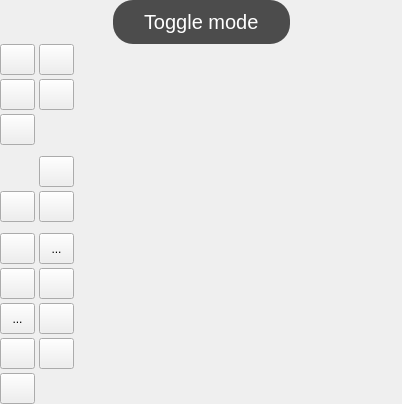
<?xml version="1.0" encoding="UTF-8"?>
<ui version="4.0">
 <class>partMainVisualizer</class>
 <widget class="QWidget" name="partMainVisualizer">
  <property name="geometry">
   <rect>
    <x>0</x>
    <y>0</y>
    <width>402</width>
    <height>384</height>
   </rect>
  </property>
  <property name="sizePolicy">
   <sizepolicy hsizetype="Preferred" vsizetype="Preferred">
    <horstretch>0</horstretch>
    <verstretch>0</verstretch>
   </sizepolicy>
  </property>
  <property name="windowTitle">
   <string>Form</string>
  </property>
  <property name="autoFillBackground">
   <bool>true</bool>
  </property>
  <property name="styleSheet">
   <string notr="true"/>
  </property>
  <layout class="QVBoxLayout" name="verticalLayout">
   <property name="spacing">
    <number>0</number>
   </property>
   <property name="leftMargin">
    <number>0</number>
   </property>
   <property name="topMargin">
    <number>0</number>
   </property>
   <property name="rightMargin">
    <number>0</number>
   </property>
   <property name="bottomMargin">
    <number>0</number>
   </property>
   <item>
    <widget class="GLContainer" name="visualizer" native="true">
     <property name="sizePolicy">
      <sizepolicy hsizetype="Preferred" vsizetype="Expanding">
       <horstretch>0</horstretch>
       <verstretch>0</verstretch>
      </sizepolicy>
     </property>
    </widget>
   </item>
   <item>
    <widget class="QWidget" name="info" native="true">
     <property name="sizePolicy">
      <sizepolicy hsizetype="Preferred" vsizetype="Expanding">
       <horstretch>0</horstretch>
       <verstretch>0</verstretch>
      </sizepolicy>
     </property>
     <property name="minimumSize">
      <size>
       <width>0</width>
       <height>44</height>
      </size>
     </property>
     <property name="maximumSize">
      <size>
       <width>16777215</width>
       <height>70</height>
      </size>
     </property>
     <property name="styleSheet">
      <string notr="true">QLabel#lblInfo {
        background-color: rgba(30, 30, 30, 200);
        color: white;
        padding: 8px 26px 8px 26px;
        font-size: 20px;
        border-radius: 20px;
}
</string>
     </property>
     <layout class="QHBoxLayout" name="horizontalLayout">
      <property name="spacing">
       <number>0</number>
      </property>
      <property name="leftMargin">
       <number>0</number>
      </property>
      <property name="topMargin">
       <number>0</number>
      </property>
      <property name="rightMargin">
       <number>0</number>
      </property>
      <property name="bottomMargin">
       <number>0</number>
      </property>
      <item>
       <spacer name="horizontalSpacer">
        <property name="orientation">
         <enum>Qt::Orientation::Horizontal</enum>
        </property>
        <property name="sizeHint" stdset="0">
         <size>
          <width>98</width>
          <height>19</height>
         </size>
        </property>
       </spacer>
      </item>
      <item>
       <widget class="QLabel" name="lblInfo">
        <property name="sizePolicy">
         <sizepolicy hsizetype="Preferred" vsizetype="Expanding">
          <horstretch>0</horstretch>
          <verstretch>0</verstretch>
         </sizepolicy>
        </property>
        <property name="maximumSize">
         <size>
          <width>16777215</width>
          <height>100</height>
         </size>
        </property>
        <property name="styleSheet">
         <string notr="true"/>
        </property>
        <property name="text">
         <string>Toggle mode</string>
        </property>
        <property name="textFormat">
         <enum>Qt::TextFormat::PlainText</enum>
        </property>
       </widget>
      </item>
      <item>
       <spacer name="horizontalSpacer_2">
        <property name="orientation">
         <enum>Qt::Orientation::Horizontal</enum>
        </property>
        <property name="sizeHint" stdset="0">
         <size>
          <width>98</width>
          <height>19</height>
         </size>
        </property>
       </spacer>
      </item>
     </layout>
    </widget>
   </item>
   <item>
    <widget class="QWidget" name="buttons" native="true">
     <property name="sizePolicy">
      <sizepolicy hsizetype="Preferred" vsizetype="Fixed">
       <horstretch>0</horstretch>
       <verstretch>0</verstretch>
      </sizepolicy>
     </property>
     <property name="minimumSize">
      <size>
       <width>75</width>
       <height>0</height>
      </size>
     </property>
     <property name="maximumSize">
      <size>
       <width>70</width>
       <height>5000</height>
      </size>
     </property>
     <property name="baseSize">
      <size>
       <width>70</width>
       <height>140</height>
      </size>
     </property>
     <property name="styleSheet">
      <string notr="true"/>
     </property>
     <layout class="QGridLayout" name="gridLayout">
      <property name="leftMargin">
       <number>0</number>
      </property>
      <property name="topMargin">
       <number>0</number>
      </property>
      <property name="rightMargin">
       <number>0</number>
      </property>
      <property name="bottomMargin">
       <number>0</number>
      </property>
      <property name="spacing">
       <number>4</number>
      </property>
      <item row="9" column="0">
       <widget class="StyledToolButton" name="cmdToggleTool">
        <property name="minimumSize">
         <size>
          <width>35</width>
          <height>31</height>
         </size>
        </property>
        <property name="maximumSize">
         <size>
          <width>35</width>
          <height>31</height>
         </size>
        </property>
        <property name="toolTip">
         <string>Toggle tool</string>
        </property>
        <property name="icon">
         <iconset resource="../../../resources/images.qrc">
          <normaloff>:/images/visualizer_tool.png</normaloff>:/images/visualizer_tool.png</iconset>
        </property>
        <property name="iconSize">
         <size>
          <width>24</width>
          <height>24</height>
         </size>
        </property>
        <property name="invertedDartThemeIconColors" stdset="0">
         <bool>true</bool>
        </property>
        <property name="imagePadding" stdset="0">
         <number>2</number>
        </property>
       </widget>
      </item>
      <item row="5" column="1">
       <widget class="StyledToolButton" name="cmd2d">
        <property name="minimumSize">
         <size>
          <width>35</width>
          <height>31</height>
         </size>
        </property>
        <property name="maximumSize">
         <size>
          <width>35</width>
          <height>31</height>
         </size>
        </property>
        <property name="toolTip">
         <string>Show 2D view (from top)</string>
        </property>
        <property name="icon">
         <iconset resource="../../../resources/images.qrc">
          <normaloff>:/images/visualizer_2d.png</normaloff>:/images/visualizer_2d.png</iconset>
        </property>
        <property name="iconSize">
         <size>
          <width>24</width>
          <height>24</height>
         </size>
        </property>
        <property name="invertedDartThemeIconColors" stdset="0">
         <bool>true</bool>
        </property>
        <property name="imagePadding" stdset="0">
         <number>2</number>
        </property>
       </widget>
      </item>
      <item row="10" column="1">
       <widget class="StyledToolButton" name="cmdToggleHeightmapPreview">
        <property name="minimumSize">
         <size>
          <width>35</width>
          <height>31</height>
         </size>
        </property>
        <property name="maximumSize">
         <size>
          <width>35</width>
          <height>31</height>
         </size>
        </property>
        <property name="toolTip">
         <string>Toggle G-Code preview with heightmap applied</string>
        </property>
        <property name="icon">
         <iconset resource="../../../resources/images.qrc">
          <normaloff>:/images/visualizer_heightmap.png</normaloff>:/images/visualizer_heightmap.png</iconset>
        </property>
        <property name="iconSize">
         <size>
          <width>24</width>
          <height>24</height>
         </size>
        </property>
        <property name="invertedDartThemeIconColors" stdset="0">
         <bool>true</bool>
        </property>
        <property name="imagePadding" stdset="0">
         <number>2</number>
        </property>
       </widget>
      </item>
      <item row="0" column="1">
       <widget class="StyledToolButton" name="cmdFront">
        <property name="minimumSize">
         <size>
          <width>35</width>
          <height>31</height>
         </size>
        </property>
        <property name="maximumSize">
         <size>
          <width>35</width>
          <height>31</height>
         </size>
        </property>
        <property name="toolTip">
         <string>Front view</string>
        </property>
        <property name="text">
         <string/>
        </property>
        <property name="icon">
         <iconset resource="../../../resources/images.qrc">
          <normaloff>:/images/visualizer_front.png</normaloff>:/images/visualizer_front.png</iconset>
        </property>
        <property name="iconSize">
         <size>
          <width>24</width>
          <height>24</height>
         </size>
        </property>
        <property name="invertedDartThemeIconColors" stdset="0">
         <bool>true</bool>
        </property>
        <property name="imagePadding" stdset="0">
         <number>2</number>
        </property>
       </widget>
      </item>
      <item row="1" column="0">
       <widget class="StyledToolButton" name="cmdLeft">
        <property name="minimumSize">
         <size>
          <width>35</width>
          <height>31</height>
         </size>
        </property>
        <property name="maximumSize">
         <size>
          <width>35</width>
          <height>31</height>
         </size>
        </property>
        <property name="toolTip">
         <string>Left view</string>
        </property>
        <property name="icon">
         <iconset resource="../../../resources/images.qrc">
          <normaloff>:/images/visualizer_front.png</normaloff>:/images/visualizer_front.png</iconset>
        </property>
        <property name="iconSize">
         <size>
          <width>24</width>
          <height>24</height>
         </size>
        </property>
        <property name="invertedDartThemeIconColors" stdset="0">
         <bool>true</bool>
        </property>
        <property name="imagePadding" stdset="0">
         <number>2</number>
        </property>
       </widget>
      </item>
      <item row="4" column="0" colspan="2">
       <widget class="QWidget" name="line2" native="true">
        <property name="sizePolicy">
         <sizepolicy hsizetype="Preferred" vsizetype="Preferred">
          <horstretch>0</horstretch>
          <verstretch>0</verstretch>
         </sizepolicy>
        </property>
        <property name="minimumSize">
         <size>
          <width>0</width>
          <height>3</height>
         </size>
        </property>
        <property name="maximumSize">
         <size>
          <width>16777215</width>
          <height>3</height>
         </size>
        </property>
       </widget>
      </item>
      <item row="0" column="0">
       <widget class="StyledToolButton" name="cmdTop">
        <property name="minimumSize">
         <size>
          <width>35</width>
          <height>31</height>
         </size>
        </property>
        <property name="maximumSize">
         <size>
          <width>35</width>
          <height>31</height>
         </size>
        </property>
        <property name="toolTip">
         <string>Top view</string>
        </property>
        <property name="text">
         <string/>
        </property>
        <property name="icon">
         <iconset resource="../../../resources/images.qrc">
          <normaloff>:/images/visualizer_top.png</normaloff>:/images/visualizer_top.png</iconset>
        </property>
        <property name="iconSize">
         <size>
          <width>24</width>
          <height>24</height>
         </size>
        </property>
        <property name="invertedDartThemeIconColors" stdset="0">
         <bool>true</bool>
        </property>
        <property name="imagePadding" stdset="0">
         <number>2</number>
        </property>
       </widget>
      </item>
      <item row="1" column="1">
       <widget class="StyledToolButton" name="cmdRight">
        <property name="minimumSize">
         <size>
          <width>35</width>
          <height>31</height>
         </size>
        </property>
        <property name="maximumSize">
         <size>
          <width>35</width>
          <height>31</height>
         </size>
        </property>
        <property name="toolTip">
         <string>Right view</string>
        </property>
        <property name="text">
         <string/>
        </property>
        <property name="icon">
         <iconset resource="../../../resources/images.qrc">
          <normaloff>:/images/visualizer_left.png</normaloff>:/images/visualizer_left.png</iconset>
        </property>
        <property name="iconSize">
         <size>
          <width>24</width>
          <height>24</height>
         </size>
        </property>
        <property name="invertedDartThemeIconColors" stdset="0">
         <bool>true</bool>
        </property>
        <property name="imagePadding" stdset="0">
         <number>2</number>
        </property>
       </widget>
      </item>
      <item row="7" column="0" colspan="2">
       <widget class="QWidget" name="line1" native="true">
        <property name="sizePolicy">
         <sizepolicy hsizetype="Preferred" vsizetype="Preferred">
          <horstretch>0</horstretch>
          <verstretch>0</verstretch>
         </sizepolicy>
        </property>
        <property name="minimumSize">
         <size>
          <width>0</width>
          <height>3</height>
         </size>
        </property>
        <property name="maximumSize">
         <size>
          <width>16777215</width>
          <height>3</height>
         </size>
        </property>
       </widget>
      </item>
      <item row="6" column="0">
       <widget class="StyledToolButton" name="cmdFit">
        <property name="minimumSize">
         <size>
          <width>35</width>
          <height>31</height>
         </size>
        </property>
        <property name="maximumSize">
         <size>
          <width>35</width>
          <height>31</height>
         </size>
        </property>
        <property name="toolTip">
         <string>Zoom to fit contents</string>
        </property>
        <property name="text">
         <string/>
        </property>
        <property name="icon">
         <iconset resource="../../../resources/images.qrc">
          <normaloff>:/images/fit_1.png</normaloff>:/images/fit_1.png</iconset>
        </property>
        <property name="iconSize">
         <size>
          <width>24</width>
          <height>24</height>
         </size>
        </property>
        <property name="invertedDartThemeIconColors" stdset="0">
         <bool>true</bool>
        </property>
        <property name="imagePadding" stdset="0">
         <number>2</number>
        </property>
       </widget>
      </item>
      <item row="9" column="1">
       <widget class="StyledToolButton" name="cmdToggleHeightmapMarkers">
        <property name="minimumSize">
         <size>
          <width>35</width>
          <height>31</height>
         </size>
        </property>
        <property name="maximumSize">
         <size>
          <width>35</width>
          <height>31</height>
         </size>
        </property>
        <property name="toolTip">
         <string>Toggle heightmap markers</string>
        </property>
        <property name="icon">
         <iconset resource="../../../resources/images.qrc">
          <normaloff>:/images/visualizer/visualizer_grid_markers.svg</normaloff>:/images/visualizer/visualizer_grid_markers.svg</iconset>
        </property>
        <property name="iconSize">
         <size>
          <width>24</width>
          <height>24</height>
         </size>
        </property>
        <property name="invertedDartThemeIconColors" stdset="0">
         <bool>true</bool>
        </property>
        <property name="imagePadding" stdset="0">
         <number>2</number>
        </property>
       </widget>
      </item>
      <item row="6" column="1">
       <widget class="StyledToolButton" name="cmdToggleProjection">
        <property name="minimumSize">
         <size>
          <width>35</width>
          <height>31</height>
         </size>
        </property>
        <property name="maximumSize">
         <size>
          <width>35</width>
          <height>31</height>
         </size>
        </property>
        <property name="toolTip">
         <string>Toggle perspective/orthographic projection</string>
        </property>
        <property name="text">
         <string/>
        </property>
        <property name="icon">
         <iconset resource="../../../resources/images.qrc">
          <normaloff>:/images/visualizer_toggle_view_mode.png</normaloff>:/images/visualizer_toggle_view_mode.png</iconset>
        </property>
        <property name="iconSize">
         <size>
          <width>24</width>
          <height>24</height>
         </size>
        </property>
        <property name="invertedDartThemeIconColors" stdset="0">
         <bool>true</bool>
        </property>
        <property name="imagePadding" stdset="0">
         <number>2</number>
        </property>
       </widget>
      </item>
      <item row="2" column="0">
       <widget class="StyledToolButton" name="cmdIsometric">
        <property name="minimumSize">
         <size>
          <width>35</width>
          <height>31</height>
         </size>
        </property>
        <property name="maximumSize">
         <size>
          <width>35</width>
          <height>31</height>
         </size>
        </property>
        <property name="toolTip">
         <string>3D View</string>
        </property>
        <property name="text">
         <string/>
        </property>
        <property name="icon">
         <iconset resource="../../../resources/images.qrc">
          <normaloff>:/images/visualizer_isometric.png</normaloff>:/images/visualizer_isometric.png</iconset>
        </property>
        <property name="iconSize">
         <size>
          <width>24</width>
          <height>24</height>
         </size>
        </property>
        <property name="invertedDartThemeIconColors" stdset="0">
         <bool>true</bool>
        </property>
        <property name="imagePadding" stdset="0">
         <number>2</number>
        </property>
       </widget>
      </item>
      <item row="8" column="0">
       <widget class="StyledToolButton" name="cmdToggleCube">
        <property name="minimumSize">
         <size>
          <width>35</width>
          <height>31</height>
         </size>
        </property>
        <property name="maximumSize">
         <size>
          <width>35</width>
          <height>31</height>
         </size>
        </property>
        <property name="toolTip">
         <string>Toggle rotation cube</string>
        </property>
        <property name="text">
         <string/>
        </property>
        <property name="icon">
         <iconset resource="../../../resources/images.qrc">
          <normaloff>:/images/rotation_cube.png</normaloff>:/images/rotation_cube.png</iconset>
        </property>
        <property name="iconSize">
         <size>
          <width>24</width>
          <height>24</height>
         </size>
        </property>
        <property name="invertedDartThemeIconColors" stdset="0">
         <bool>true</bool>
        </property>
        <property name="imagePadding" stdset="0">
         <number>2</number>
        </property>
       </widget>
      </item>
      <item row="8" column="1">
       <widget class="StyledToolButton" name="cmdToggleHeightmap">
        <property name="minimumSize">
         <size>
          <width>35</width>
          <height>31</height>
         </size>
        </property>
        <property name="maximumSize">
         <size>
          <width>35</width>
          <height>31</height>
         </size>
        </property>
        <property name="toolTip">
         <string>Toggle heightmap visibility</string>
        </property>
        <property name="text">
         <string>...</string>
        </property>
        <property name="icon">
         <iconset resource="../../../resources/images.qrc">
          <normaloff>:/images/visualizer_heightmap.png</normaloff>:/images/visualizer_heightmap.png</iconset>
        </property>
        <property name="iconSize">
         <size>
          <width>24</width>
          <height>24</height>
         </size>
        </property>
        <property name="invertedDartThemeIconColors" stdset="0">
         <bool>true</bool>
        </property>
        <property name="imagePadding" stdset="0">
         <number>2</number>
        </property>
       </widget>
      </item>
      <item row="10" column="0">
       <widget class="StyledToolButton" name="cmdToggleOrigin">
        <property name="minimumSize">
         <size>
          <width>35</width>
          <height>31</height>
         </size>
        </property>
        <property name="maximumSize">
         <size>
          <width>35</width>
          <height>31</height>
         </size>
        </property>
        <property name="toolTip">
         <string>Toggle origin</string>
        </property>
        <property name="text">
         <string>...</string>
        </property>
        <property name="icon">
         <iconset resource="../../../resources/images.qrc">
          <normaloff>:/images/visualizer/visualizer_origin.svg</normaloff>:/images/visualizer/visualizer_origin.svg</iconset>
        </property>
        <property name="iconSize">
         <size>
          <width>24</width>
          <height>24</height>
         </size>
        </property>
        <property name="invertedDartThemeIconColors" stdset="0">
         <bool>true</bool>
        </property>
        <property name="imagePadding" stdset="0">
         <number>2</number>
        </property>
       </widget>
      </item>
      <item row="11" column="0">
       <widget class="StyledToolButton" name="cmdToggleBoundingBox">
        <property name="minimumSize">
         <size>
          <width>35</width>
          <height>31</height>
         </size>
        </property>
        <property name="maximumSize">
         <size>
          <width>35</width>
          <height>31</height>
         </size>
        </property>
        <property name="toolTip">
         <string>Toggle bounding box</string>
        </property>
        <property name="icon">
         <iconset resource="../../../resources/images.qrc">
          <normaloff>:/images/visualizer/visualizer_extremes.svg</normaloff>:/images/visualizer/visualizer_extremes.svg</iconset>
        </property>
        <property name="invertedDartThemeIconColors" stdset="0">
         <bool>true</bool>
        </property>
        <property name="customColors" stdset="0">
         <bool>false</bool>
        </property>
        <property name="imagePadding" stdset="0">
         <number>-2</number>
        </property>
       </widget>
      </item>
      <item row="11" column="1">
       <widget class="StyledToolButton" name="cmdToggleToolpath">
        <property name="minimumSize">
         <size>
          <width>35</width>
          <height>31</height>
         </size>
        </property>
        <property name="maximumSize">
         <size>
          <width>35</width>
          <height>31</height>
         </size>
        </property>
        <property name="toolTip">
         <string>Toggle toopath view</string>
        </property>
        <property name="icon">
         <iconset resource="../../../resources/images.qrc">
          <normaloff>:/images/visualizer/visualizer_gcode.svg</normaloff>:/images/visualizer/visualizer_gcode.svg</iconset>
        </property>
        <property name="imagePadding" stdset="0">
         <number>-2</number>
        </property>
       </widget>
      </item>
      <item row="12" column="0">
       <widget class="StyledToolButton" name="cmdToggleLight">
        <property name="minimumSize">
         <size>
          <width>35</width>
          <height>31</height>
         </size>
        </property>
        <property name="maximumSize">
         <size>
          <width>35</width>
          <height>31</height>
         </size>
        </property>
        <property name="toolTip">
         <string>Toggle rotating light</string>
        </property>
        <property name="icon">
         <iconset resource="../../../resources/images.qrc">
          <normaloff>:/images/visualizer/visualizer_light.svg</normaloff>:/images/visualizer/visualizer_light.svg</iconset>
        </property>
        <property name="iconSize">
         <size>
          <width>24</width>
          <height>24</height>
         </size>
        </property>
        <property name="invertedDartThemeIconColors" stdset="0">
         <bool>true</bool>
        </property>
        <property name="imagePadding" stdset="0">
         <number>2</number>
        </property>
       </widget>
      </item>
     </layout>
    </widget>
   </item>
  </layout>
 </widget>
 <customwidgets>
  <customwidget>
   <class>StyledToolButton</class>
   <extends>QToolButton</extends>
   <header>styledtoolbutton.h</header>
  </customwidget>
  <customwidget>
   <class>GLContainer</class>
   <extends>QWidget</extends>
   <header>ui/widgets/glcontainer.h</header>
   <container>1</container>
  </customwidget>
 </customwidgets>
 <resources>
  <include location="../../../resources/images.qrc"/>
 </resources>
 <connections>
  <connection>
   <sender>cmdFront</sender>
   <signal>clicked()</signal>
   <receiver>partMainVisualizer</receiver>
   <slot>frontClicked()</slot>
   <hints>
    <hint type="sourcelabel">
     <x>73</x>
     <y>71</y>
    </hint>
    <hint type="destinationlabel">
     <x>129</x>
     <y>214</y>
    </hint>
   </hints>
  </connection>
  <connection>
   <sender>cmdTop</sender>
   <signal>clicked()</signal>
   <receiver>partMainVisualizer</receiver>
   <slot>topClicked()</slot>
   <hints>
    <hint type="sourcelabel">
     <x>13</x>
     <y>71</y>
    </hint>
    <hint type="destinationlabel">
     <x>116</x>
     <y>179</y>
    </hint>
   </hints>
  </connection>
  <connection>
   <sender>cmdToggleHeightmap</sender>
   <signal>clicked()</signal>
   <receiver>partMainVisualizer</receiver>
   <slot>heightmapClicked()</slot>
   <hints>
    <hint type="sourcelabel">
     <x>73</x>
     <y>255</y>
    </hint>
    <hint type="destinationlabel">
     <x>135</x>
     <y>287</y>
    </hint>
   </hints>
  </connection>
  <connection>
   <sender>cmdToggleCube</sender>
   <signal>clicked()</signal>
   <receiver>partMainVisualizer</receiver>
   <slot>rotationCubeClicked()</slot>
   <hints>
    <hint type="sourcelabel">
     <x>9</x>
     <y>255</y>
    </hint>
    <hint type="destinationlabel">
     <x>95</x>
     <y>275</y>
    </hint>
   </hints>
  </connection>
  <connection>
   <sender>cmdIsometric</sender>
   <signal>clicked()</signal>
   <receiver>partMainVisualizer</receiver>
   <slot>isometricClicked()</slot>
   <hints>
    <hint type="sourcelabel">
     <x>8</x>
     <y>134</y>
    </hint>
    <hint type="destinationlabel">
     <x>101</x>
     <y>247</y>
    </hint>
   </hints>
  </connection>
  <connection>
   <sender>cmdToggleProjection</sender>
   <signal>clicked()</signal>
   <receiver>partMainVisualizer</receiver>
   <slot>toggleProjectionClicked()</slot>
   <hints>
    <hint type="sourcelabel">
     <x>73</x>
     <y>210</y>
    </hint>
    <hint type="destinationlabel">
     <x>249</x>
     <y>253</y>
    </hint>
   </hints>
  </connection>
  <connection>
   <sender>cmdFit</sender>
   <signal>clicked()</signal>
   <receiver>partMainVisualizer</receiver>
   <slot>fitClicked()</slot>
   <hints>
    <hint type="sourcelabel">
     <x>20</x>
     <y>210</y>
    </hint>
    <hint type="destinationlabel">
     <x>92</x>
     <y>204</y>
    </hint>
   </hints>
  </connection>
  <connection>
   <sender>cmdRight</sender>
   <signal>clicked()</signal>
   <receiver>partMainVisualizer</receiver>
   <slot>rightClicked()</slot>
   <hints>
    <hint type="sourcelabel">
     <x>73</x>
     <y>102</y>
    </hint>
    <hint type="destinationlabel">
     <x>259</x>
     <y>210</y>
    </hint>
   </hints>
  </connection>
  <connection>
   <sender>cmd2d</sender>
   <signal>clicked()</signal>
   <receiver>partMainVisualizer</receiver>
   <slot>_2dClicked()</slot>
   <hints>
    <hint type="sourcelabel">
     <x>73</x>
     <y>179</y>
    </hint>
    <hint type="destinationlabel">
     <x>85</x>
     <y>262</y>
    </hint>
   </hints>
  </connection>
  <connection>
   <sender>cmdLeft</sender>
   <signal>clicked()</signal>
   <receiver>partMainVisualizer</receiver>
   <slot>leftClicked()</slot>
   <hints>
    <hint type="sourcelabel">
     <x>26</x>
     <y>102</y>
    </hint>
    <hint type="destinationlabel">
     <x>114</x>
     <y>123</y>
    </hint>
   </hints>
  </connection>
  <connection>
   <sender>cmdToggleTool</sender>
   <signal>clicked()</signal>
   <receiver>partMainVisualizer</receiver>
   <slot>toggleToolClicked()</slot>
   <hints>
    <hint type="sourcelabel">
     <x>23</x>
     <y>287</y>
    </hint>
    <hint type="destinationlabel">
     <x>274</x>
     <y>283</y>
    </hint>
   </hints>
  </connection>
  <connection>
   <sender>cmdToggleHeightmapMarkers</sender>
   <signal>clicked()</signal>
   <receiver>partMainVisualizer</receiver>
   <slot>heightmapMarkersClicked()</slot>
   <hints>
    <hint type="sourcelabel">
     <x>73</x>
     <y>287</y>
    </hint>
    <hint type="destinationlabel">
     <x>117</x>
     <y>296</y>
    </hint>
   </hints>
  </connection>
  <connection>
   <sender>cmdToggleOrigin</sender>
   <signal>clicked()</signal>
   <receiver>partMainVisualizer</receiver>
   <slot>toggleOriginClicked()</slot>
   <hints>
    <hint type="sourcelabel">
     <x>8</x>
     <y>350</y>
    </hint>
    <hint type="destinationlabel">
     <x>191</x>
     <y>343</y>
    </hint>
   </hints>
  </connection>
  <connection>
   <sender>cmdToggleLight</sender>
   <signal>clicked()</signal>
   <receiver>partMainVisualizer</receiver>
   <slot>toggleLightClicked()</slot>
   <hints>
    <hint type="sourcelabel">
     <x>73</x>
     <y>350</y>
    </hint>
    <hint type="destinationlabel">
     <x>169</x>
     <y>332</y>
    </hint>
   </hints>
  </connection>
  <connection>
   <sender>cmdToggleBoundingBox</sender>
   <signal>clicked()</signal>
   <receiver>partMainVisualizer</receiver>
   <slot>toggleBoundingBoxClicked()</slot>
   <hints>
    <hint type="sourcelabel">
     <x>19</x>
     <y>384</y>
    </hint>
    <hint type="destinationlabel">
     <x>113</x>
     <y>337</y>
    </hint>
   </hints>
  </connection>
  <connection>
   <sender>cmdToggleToolpath</sender>
   <signal>clicked()</signal>
   <receiver>partMainVisualizer</receiver>
   <slot>toggleToolpathClicked()</slot>
   <hints>
    <hint type="sourcelabel">
     <x>54</x>
     <y>373</y>
    </hint>
    <hint type="destinationlabel">
     <x>117</x>
     <y>365</y>
    </hint>
   </hints>
  </connection>
  <connection>
   <sender>cmdToggleHeightmapPreview</sender>
   <signal>clicked()</signal>
   <receiver>partMainVisualizer</receiver>
   <slot>toggleHeightmapPreviewClicked()</slot>
   <hints>
    <hint type="sourcelabel">
     <x>19</x>
     <y>405</y>
    </hint>
    <hint type="destinationlabel">
     <x>117</x>
     <y>380</y>
    </hint>
   </hints>
  </connection>
 </connections>
 <slots>
  <slot>fitClicked()</slot>
  <slot>topClicked()</slot>
  <slot>frontClicked()</slot>
  <slot>leftClicked()</slot>
  <slot>isometricClicked()</slot>
  <slot>rotationCubeClicked()</slot>
  <slot>heightmapClicked()</slot>
  <slot>toggleProjectionClicked()</slot>
  <slot>rightClicked()</slot>
  <slot>_2dClicked()</slot>
  <slot>toggleToolClicked()</slot>
  <slot>heightmapMarkersClicked()</slot>
  <slot>toggleOriginClicked()</slot>
  <slot>toggleLightClicked()</slot>
  <slot>toggleBoundingBoxClicked()</slot>
  <slot>toggleToolpathClicked()</slot>
  <slot>toggleHeightmapPreviewClicked()</slot>
 </slots>
</ui>
